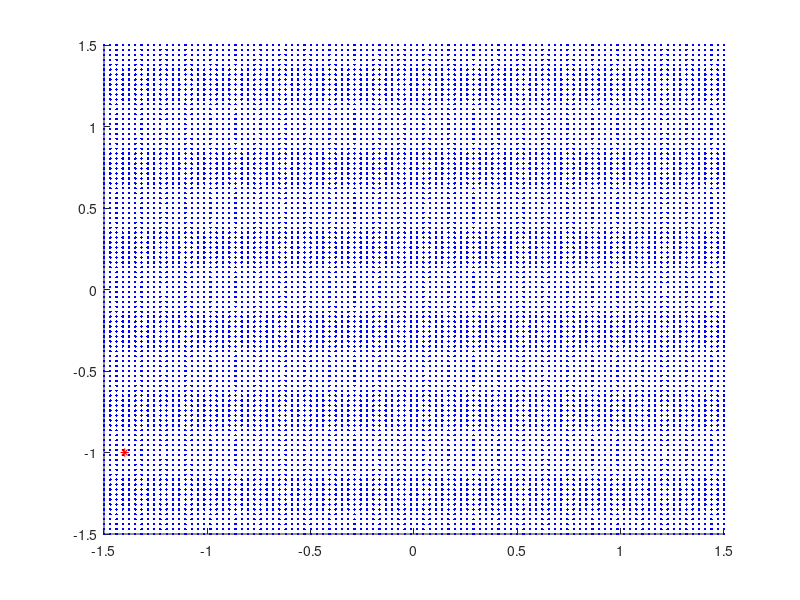
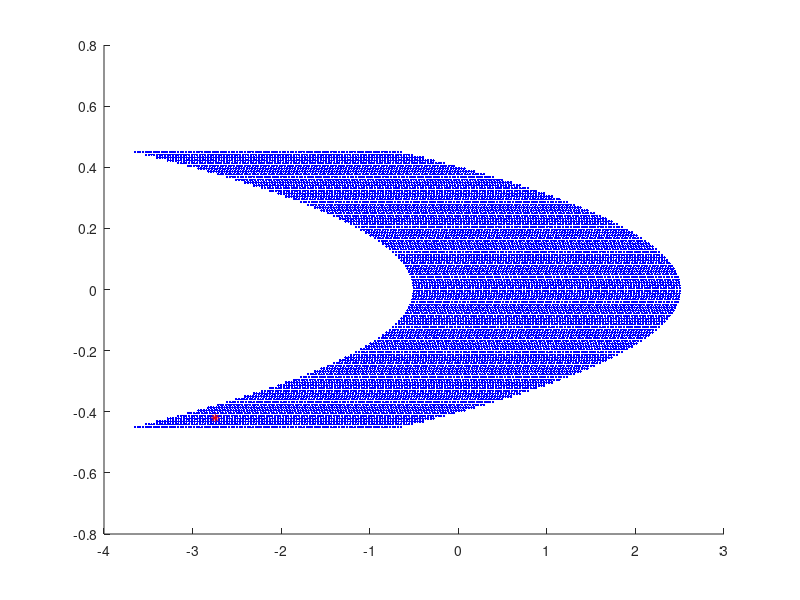
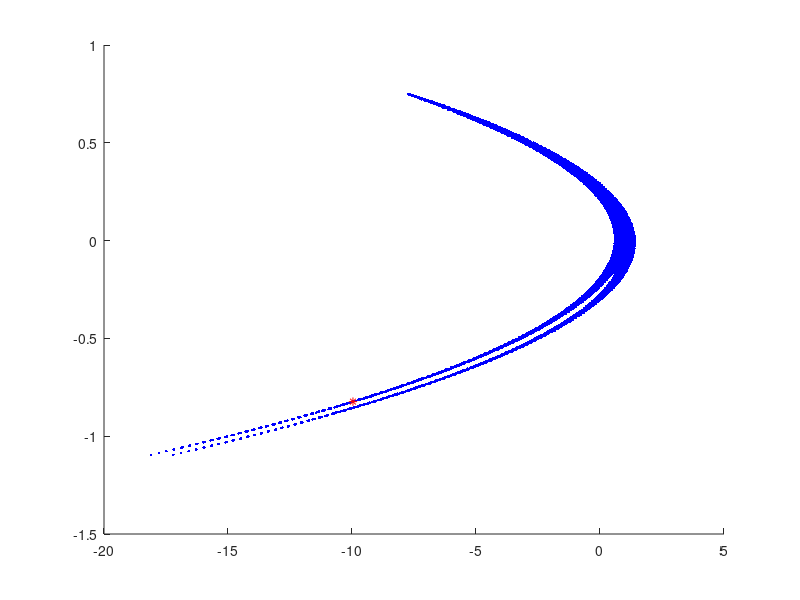
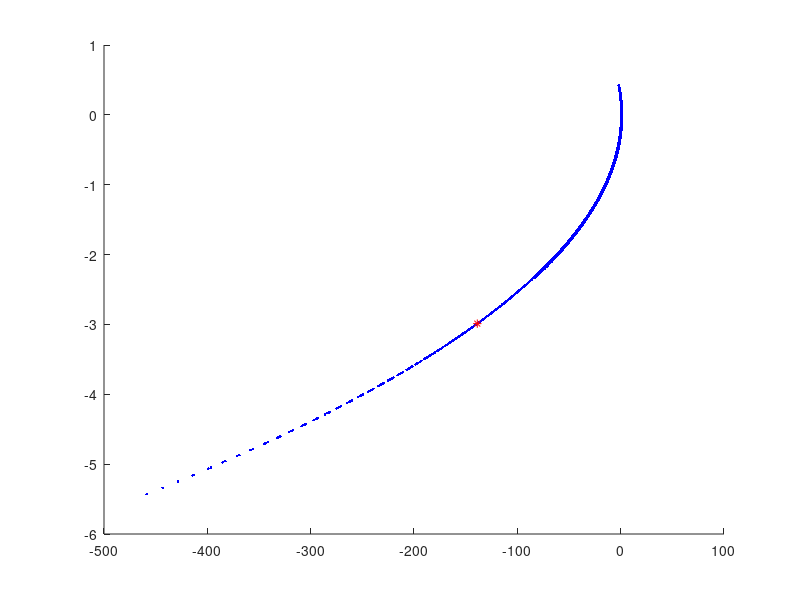

Here is the MATLAB script that generated these plots, in order: (Note: this script raises an error after producing the figures.)
clear
a=1.4;
b=0.3;
f=@(x,y)y+1-a.*x.*x;
g=@(x,y)b*x;
% [X,Y]=solve('y+1-1.4*x*x=x','0.3*x=y');
x1=0.6313544770895047116815602338357;
x2=-1.1313544770895047116815602338357;
y1=0.18940634312685141350446807015071;
y2=-0.33940634312685141350446807015071;
% [x,y]=meshgrid(-1.5:0.01:1.5);
[x,y]=meshgrid(linspace(-1.5,1.5,100));
x0=-1.4;y0=-1;
for i=1:30
    figure(i)
    hold on
    plot(x,y,'b.')
    plot(x0,y0,'r*')
    x_temp=f(x0,y0);
    y_temp=g(x0,y0);
    x0=x_temp;
    y0=y_temp;
    %axis([-1.5 1.5 -1.5 1.5])
    x_temp=f(x,y);
    y_temp=g(x,y);
    x=x_temp;
    y=y_temp;
end
x=x(:);
y=y(:);
idx=find(isinf(x) | isinf(y));
x(idx)=[];y(idx)=[];

save('./data/Henon_attractors_n6245.mat','x','y','x1','x2','y1','y2');